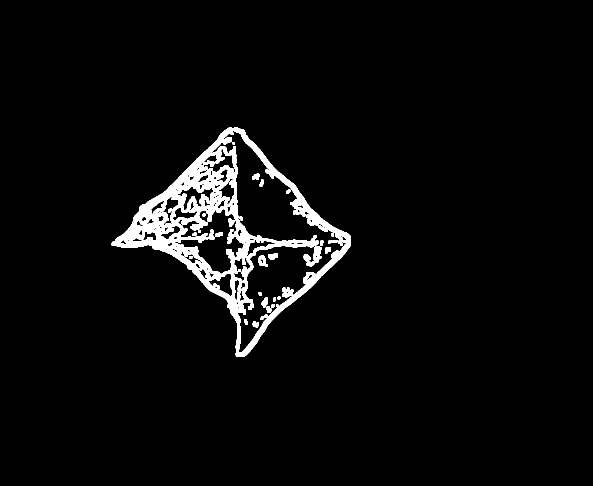
#> input picture ImageProcessing/Imprint example/2_edg.png, 1186 x 971 px, given in place of 4.jpg, which was not available (shown at 1/2 size)
$ jupyter execute --allow-errors IMAGE_PROCESSING.ipynb   (shell and % lines are left out)   (text cells are left out)
#> lines starting #> are read from the running program, lines starting #| are printed output that depends on the picture; after the words box and inside, x2 and y2 are one past the last pixel; in counts of white or black regions, pixels touching at a corner belong together; pictures that were not available may be replaced by others from this repository, and a replacement may not be noted
[cell 1]
from google.colab import drive
from google.colab.patches import cv2_imshow
drive.mount('/content/drive')
import cv2

[cell 2]
#Вырезаем из скриншота область с отпечатком
input_file_name = "orig/4.jpg"
output_file_name = "cutting/4.png"
resim = cv2.imread("/content/drive/MyDrive/images/" + input_file_name)
#> resim is the input picture: shape (971, 1186, 3); 3.8% white; 32 white regions, largest, box (x1, y1, x2, y2) and area: (223, 254, 702, 714) 40342, (607, 492, 644, 533) 704, (517, 511, 536, 534) 273

Area = resim[139:1110, 207:1393]
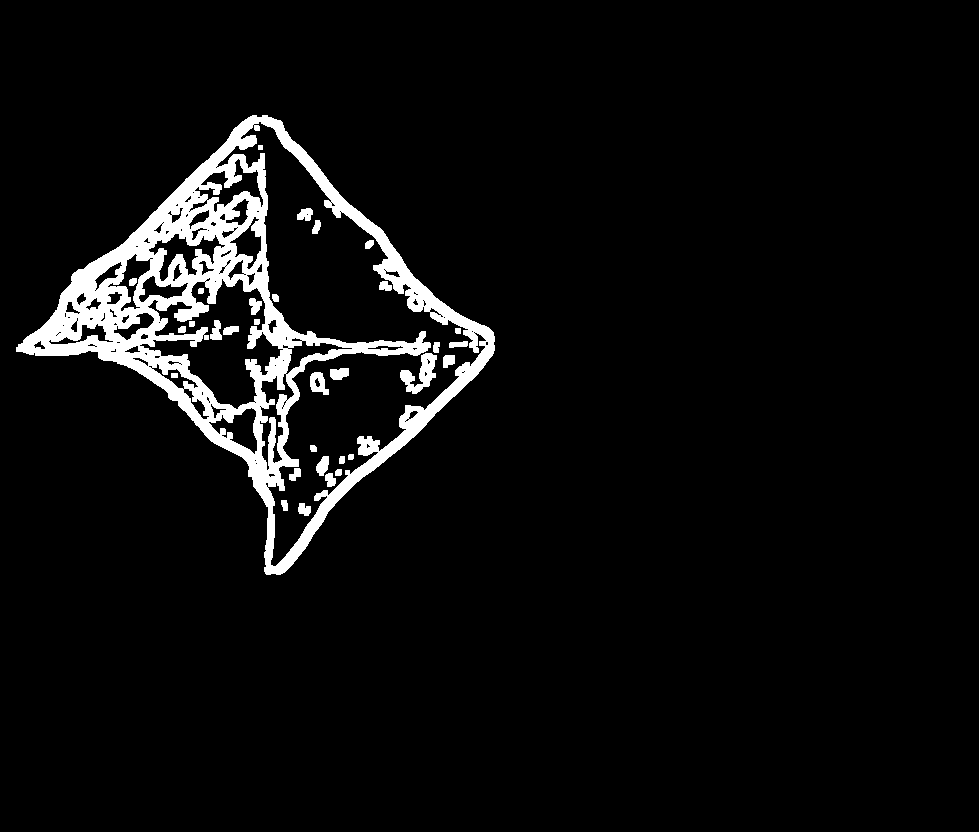
#> Area: shape (832, 979, 3); 5.4% white; 32 white regions, largest, box (x1, y1, x2, y2) and area: (16, 115, 495, 575) 40342, (400, 353, 437, 394) 704, (310, 372, 329, 395) 273
cv2.imwrite("/content/drive/MyDrive/images/" + output_file_name, Area)
#> Out = True

[cell 3]
#Удаляем задний фон
from rembg import remove
import cv2

input_path = "/content/drive/MyDrive/images/cutting/4.png"
output_path = "/content/drive/MyDrive/images/rembg/4.png"

input = cv2.imread(input_path)
#> (the rest of this cell did not finish here and is left out)

[cell 4]
# import the necessary packages
from scipy.spatial import distance as dist
from imutils import perspective
from imutils import contours
import numpy as np
import argparse
import imutils
import cv2

[cell 5]
# загрузка изображения и изменения цвета изображения на серый
image = cv2.imread("/content/drive/MyDrive/images/rembg/4.png")
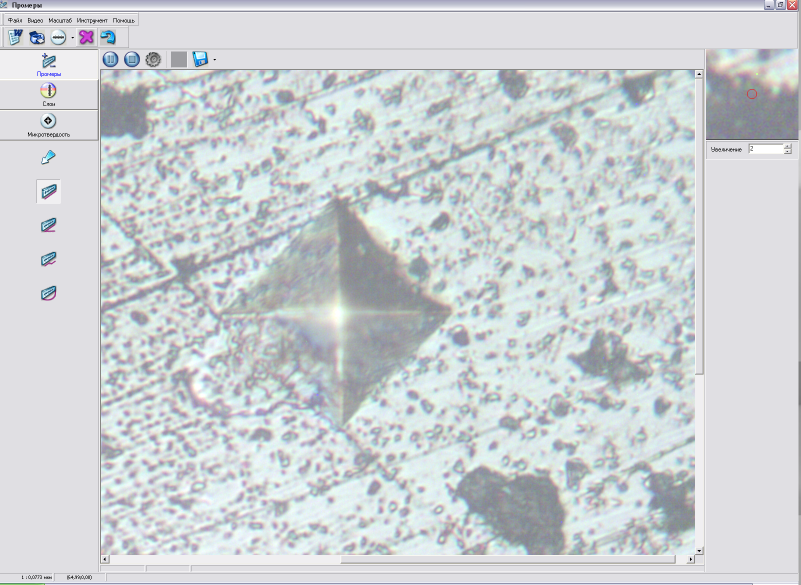
#> input picture ImageProcessing/Imprint example/2_orig.PNG, 1601 x 1169 px, given in place of 4.png, which was not available (shown at 1/2 size)
#> image is the input picture: shape (1169, 1601, 3); mean B, G, R 212.1, 209.6, 204.3

# image = cv2.fastNlMeansDenoisingColored(image, None, 10, 10, 7, 21)
#image = image * 2
#cv2_imshow(image)
gray = cv2.cvtColor(image, cv2.COLOR_BGR2GRAY)
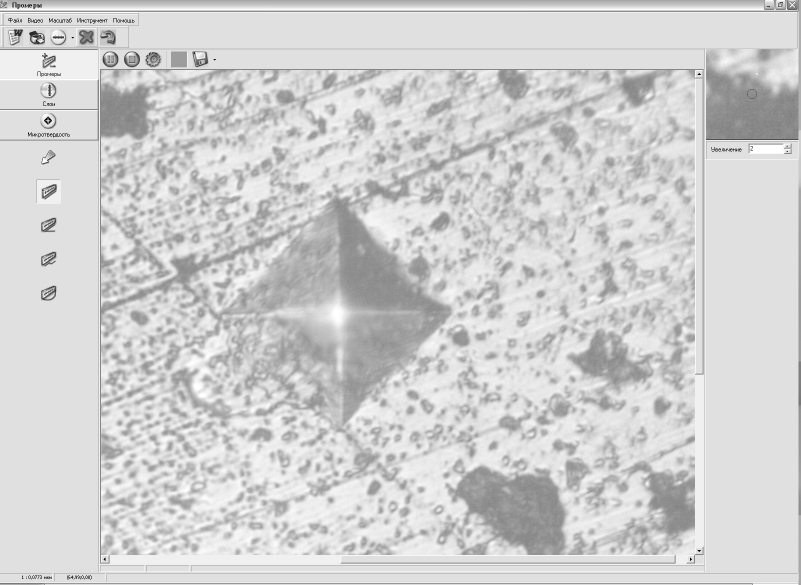
#> gray: shape (1169, 1601) (shown at 1/2 size); min 0, max 255, mean 208.4
#gray = r
gray = cv2.GaussianBlur(gray, (5, 5), 0)
gray = cv2.blur(gray, (4, 4))
gray = gray * 3
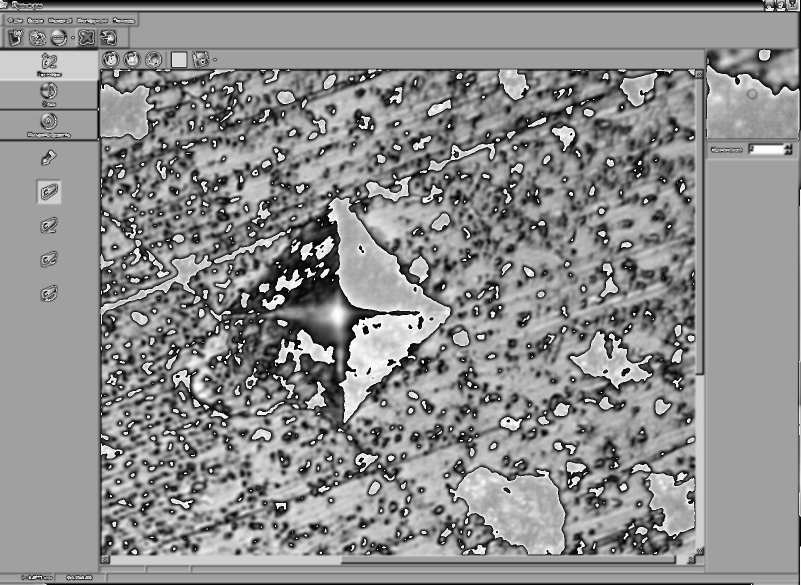
#> gray: shape (1169, 1601) (shown at 1/2 size); min 1, max 255, mean 141.2
# perform edge detection, then perform a dilation + erosion to
# close gaps in between object edges
edged = cv2.Canny(gray, 75, 75)
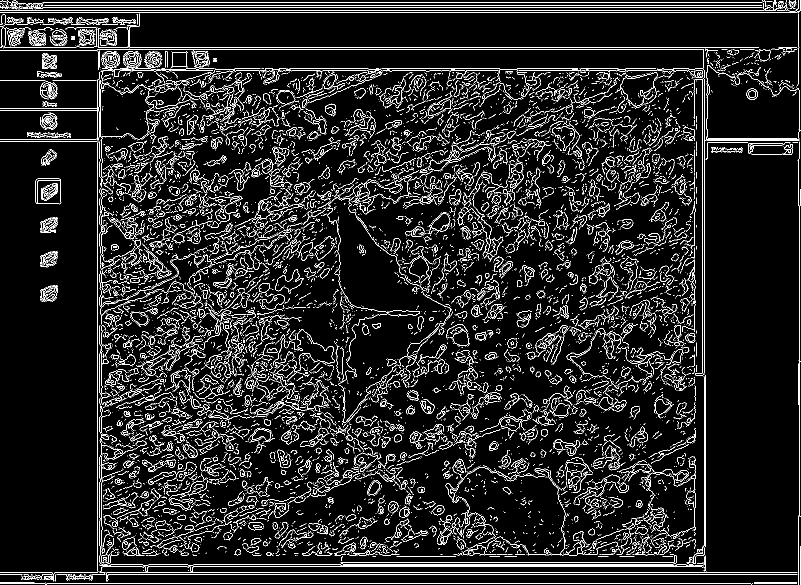
#> edged: shape (1169, 1601) (shown at 1/2 size); 8.7% white in thin lines or dots
edged = cv2.dilate(edged, None, iterations=2)
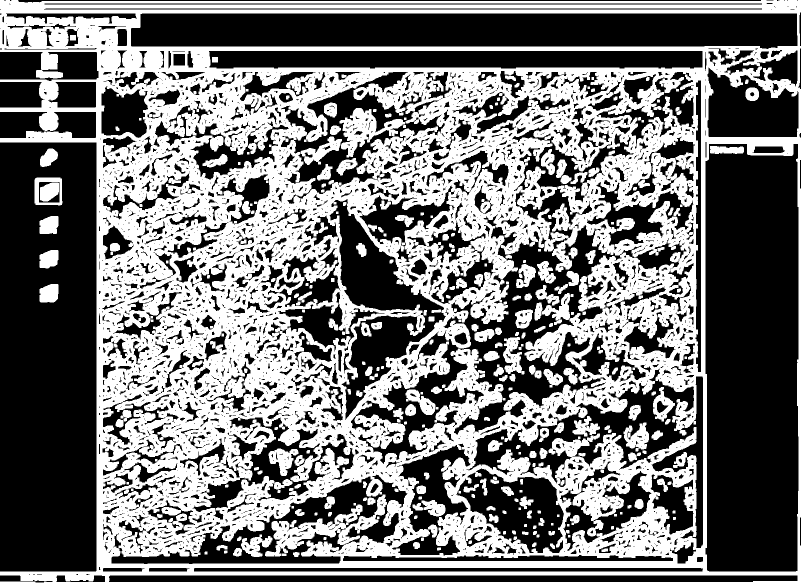
#> edged: shape (1169, 1601) (shown at 1/2 size); 46.2% white; 293 white regions
# edged = cv2.erode(edged, None, iterations=1)


contours0, hierarchy = cv2.findContours(edged.copy(), cv2.RETR_TREE, cv2.CHAIN_APPROX_SIMPLE)
#> contours0 = 4946 contours, 3321 with area under 20; largest, box (x1, y1, x2, y2) and area: (0, 0, 1601, 1169) 1677548, (1410, 287, 1598, 1144) 155702, (261, 26, 1596, 99) 88739, (886, 449, 1244, 870) 56901, (932, 738, 1407, 1097) 43074

for cnt in contours0:
  rect = cv2.minAreaRect(cnt) # пытаемся вписать прямоугольник
  box = cv2.boxPoints(rect) # поиск четырех вершин прямоугольника
  box = np.int0(box) # округление координат
  # cv2.drawContours(image,[box],0,(255,0,0),2) # рисуем прямоугольник
  area = int(rect[1][0]*rect[1][1]) # вычисление площади
  if area > 200000:
    cv2.drawContours(image,[box],0,(255,0,0),2) # рисуем прямоугольник
#> this loop made 4946 passes
#> (rect, box, area) on passes 1 to 3: (((97.5, 586), (36, 37), -90), [[116, 604], [79, 604], [79, 568], [116, 568]], 1332), (((97.5, 518), (36, 37), -90), [[116, 536], [79, 536], [79, 500], [116, 500]], 1332), (((97.5, 449.5), (35, 37), -90), [[116, 467], [79, 467], [79, 432], [116, 432]], 1295)
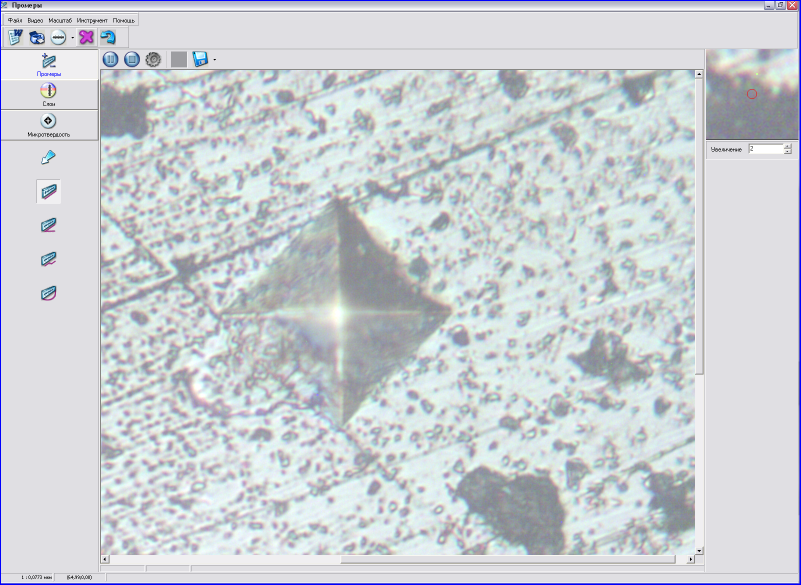
#> image: shape (1169, 1601, 3) (shown at 1/2 size); 0.59% of pixels changed, all inside (x1, y1, x2, y2) = (0, 0, 1601, 1169)
cv2.imwrite("/content/drive/MyDrive/images/final/4.png", image)
#> Out = True
